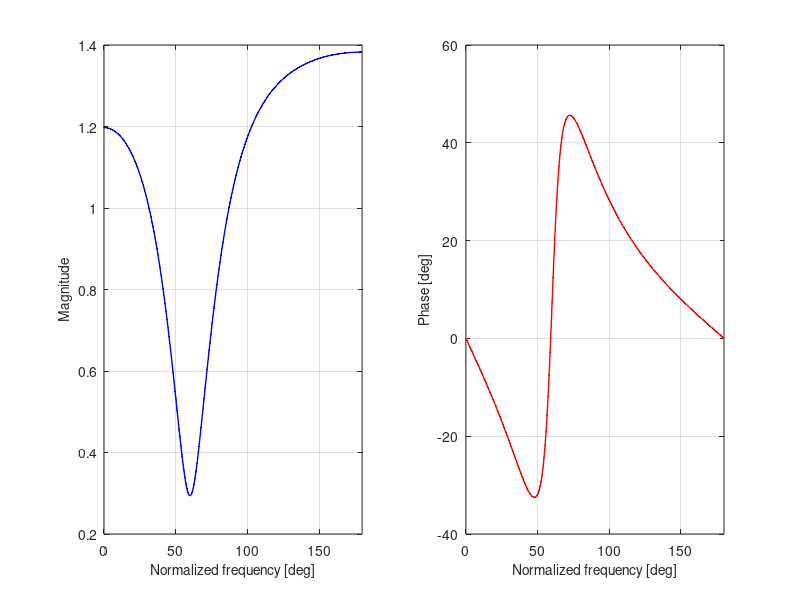

Here is the MATLAB script that generated this plot:

close all
clearvars
clc


%% PARAMETERS %%

B = [1 -0.9 0.81];                                                              % H(z) numerator -> e.g. [1 5 -3] means 1 +5*z^-1 -3*z^-2
A = [1 -0.6 0.36];                                                              % H(z) denominator
N = 1024;                                                                       % Number of points for the filter representation



%% PROCESSING %%

[H,w_rad] = freqz(B,A,N);                                                       % get complex transfer function
w_deg = 180*w_rad/pi;
H_ampl = abs(H);                                                                % retrieve amplitude spectrum     
H_phas = 180*angle(H)/pi;                                                       % retrieve phase spectrum



%% RESULTS %%

figure
subplot(1,2,1)
box on
plot(w_deg,H_ampl,'.-','linewidth',1.0,'markersize',3,'Color','Blue')
xlabel('Normalized frequency [deg]','fontsize',10)
ylabel('Magnitude','fontsize',10)
xlim([0 180])
grid on

subplot(1,2,2)
box on
plot(w_deg,H_phas,'.-','linewidth',1.0,'markersize',3,'Color','Red')
xlabel('Normalized frequency [deg]','fontsize',10)
ylabel('Phase [deg]','fontsize',10)
xlim([0 180])
grid on

